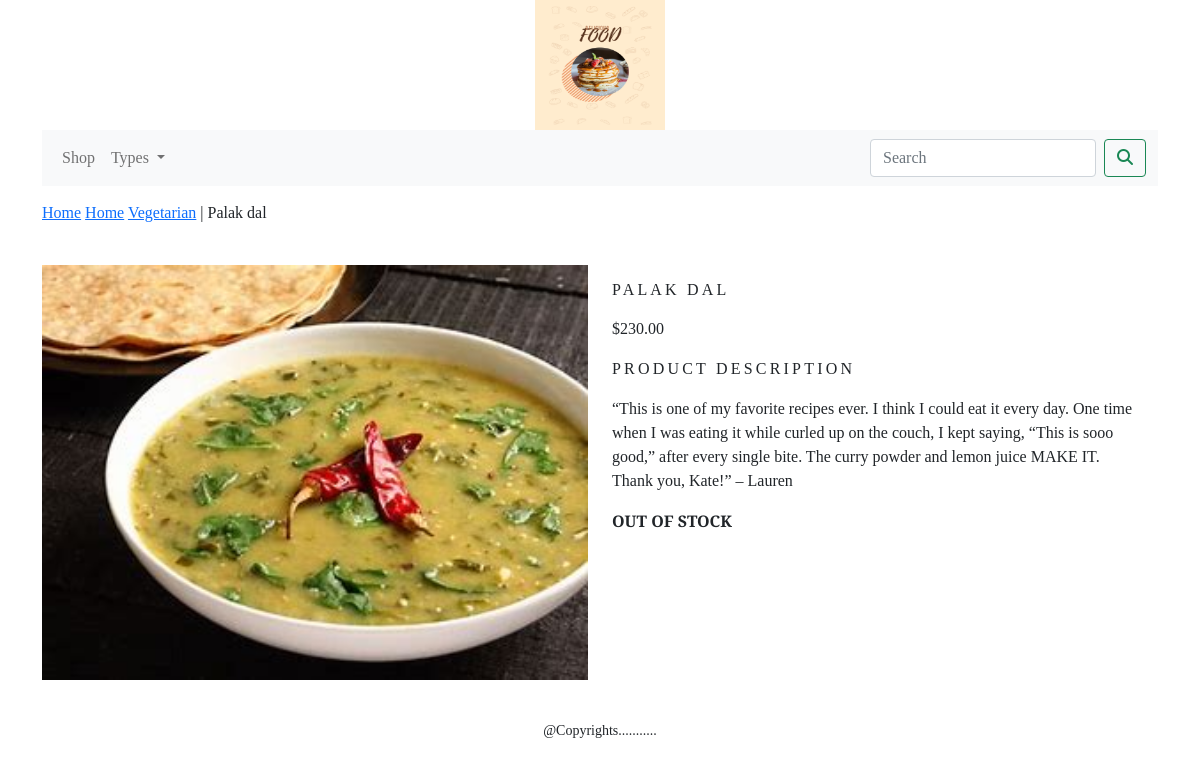
The app's page /shop/vegetarian/palak-dal/ with its own data.
### shop/models.py (models this page shows, shortened)
class Product(models.Model):
    name = models.CharField(max_length=250, unique=True)
    slug = models.SlugField(max_length=250, unique=True)
    description = models.TextField(blank=True)
    image = models.ImageField(upload_to='product', blank=True)
    price = models.DecimalField(max_digits=10, decimal_places=2)
    category = models.ForeignKey(Category, on_delete=models.CASCADE)
    stock = models.IntegerField()
    available = models.BooleanField(default=True)
    created = models.DateTimeField(auto_now_add=True)
    updated = models.DateTimeField(auto_now=True)
    class Meta:
        ordering = ('name',)
        verbose_name = 'product'
        verbose_name_plural = 'products'

class Category(models.Model):
    name = models.CharField(max_length=250, unique=True)
    slug = models.SlugField(max_length=250, unique=True)
    description = models.TextField(blank=True)
    image = models.ImageField(upload_to='category', blank=True)
    class Meta:
        ordering = ('name',)
        verbose_name = 'category'
        verbose_name_plural = 'categories'
    def get_url(self):
        return reverse('shop:products_by_category', args=[self.slug])
    def __str__(self):
        return '{}'.format(self.name)

### shop/views.py (the view)
# urls.py: path('<slug:c_slug>/<slug:product_slug>/', views.proDetail, name='prodCatdetail'),
def proDetail(request,c_slug,product_slug):
    try:
        product=Product.objects.get(category__slug=c_slug,slug=product_slug)
    except Exception as e:
        raise e
    return render(request,'product.html',{'product':product})

### cart/context_processors.py (called while the page is built)
def counter(request):
    item_count=0
    if 'admin' in request.path:
        return {}
    else:
        try:
            cart=Cart.objects.filter(cart_id=_cart_id(request))
            car_items=CartItem.objects.all().filter(cart=cart[:1])
            for cart_item in car_items:
                item_count += cart_item.quantity
        except Cart.DoesNotExist:
            item_count=0
    return dict(item_count=item_count)

### cart/views.py (called while the page is built)
def _cart_id(request):
    cart = request.session.session_key
    if not cart:
        cart = request.session.create()
    return cart

### shop/context_processors.py (called while the page is built)
def menu_links(request):
    links=Category.objects.all()
    return dict(links=links)

### templates/product.html (shortened to what this page needs)
{% extends 'base.html' %}
{% load static %}
{% block content %}
    <div class="row my_prod_new_class">
        <div class="mx_auto">
            <p>
                <a href="{% url 'shop:allProdCat' %}">Home</a>
                <a href="{% url 'shop:products_by_category' c_slug=product.category.slug %}">Home</a>
                <a href="{{ product.category.get_url }}">{{ product.category }}</a> | {{ product.name }}
            </p>
        </div>
        <div class="container">
            <br>
            <div class="row">
                <div class="col-11 col-sm-12 col-md-12 col-lg-6 text-center">
                    <div style="min-width: 18rem;">
                        <img src="{{ product.image.url }}" alt="{{ product.name }}" style="width: 100%; height: auto;">
                    </div>
                </div>
                <div class="col-12 col-sm-12 col-md-11 col-lg-6">
                    <div>
                        <h1 class="my_prod_title">{{ product.name }}</h1>
                        <p>${{ product.price }}</p>
                        <p class="my_title">PRODUCT DESCRIPTION</p>
                        <p class="text-justify my_prod_text">{{ product.description }}</p>
                        {% if product.stock <= 0 %}
                            <p class="text-justify my_prod_text"><b>OUT OF STOCK</b></p>
                        {% else %}
                            <a class="btn btn-secondary" href="{% url 'cart:add_cart' product.id %}">ADD TO CART</a>
                        {% endif %}
                    </div>
                </div>
            </div>
        </div>
    </div>
{% endblock %}

### static/css/custom.css (style rules this page uses)
body { font-family: 'Playfair Display', serif; }
.my_title { font-size: 16px; text-transform: uppercase; letter-spacing: .2em; }
.my_prod_new_class { padding-top: 15px; padding-bottom:20px; }
.my_prod_new_class .mx_auto { color:#000 font-size:12px; text-decoration:none; }
.my_prod_title { font-size:16px; text-transform:uppercase; letter-spacing: .2em; padding-top:15px; padding-bottom:10px; }
.my_prod_text { padding-right:20px; }

### records on screen
Product: category "Vegetarian", name "Palak dal", image (picture), name "PALAK DAL", price "230.00", description "“This is one of my favorite recipes ever. I think I could eat it every day. One time when I was eating it while curled up on the couch, I kept saying, “This is sooo good,” after every single bite. The curry powder and lemon juice MAKE IT. Thank you, Kate!” – Lauren"
